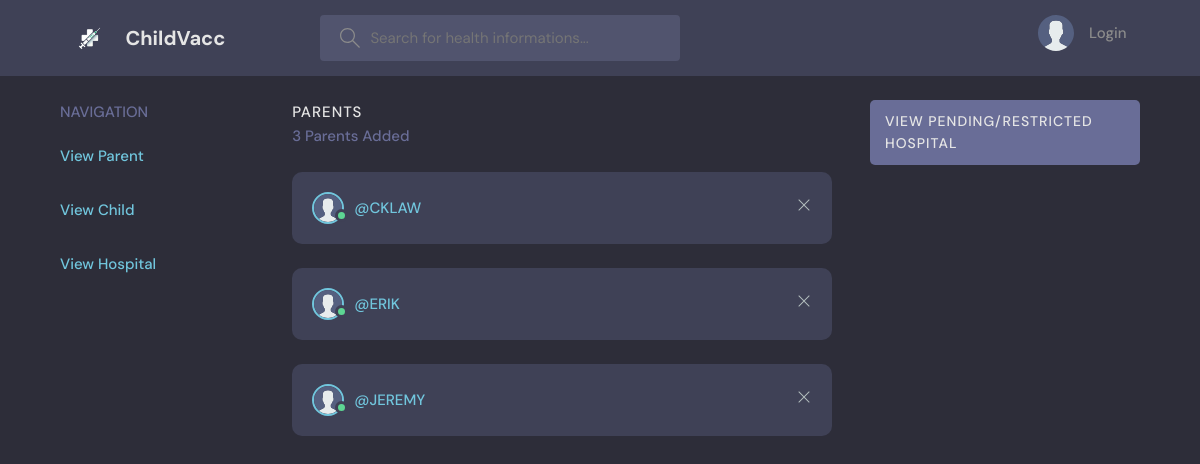
/parent-record, run on the app's committed database.
### base/models.py (models this page shows)
class User(AbstractUser):
    email = models.EmailField(unique=True)
    username = models.CharField(max_length=150, unique=True)
    avatar = models.ImageField(null=True, default="avatar.svg")
    contact = models.CharField(max_length=12, null=True)
    address1 = models.CharField(max_length=30)
    address2 = models.CharField(max_length=30)
    postcode = models.CharField(max_length=5)
    city = models.CharField(max_length=30)
    state = models.CharField(max_length=20)
    class Types(models.TextChoices):
        PARENT = "PARENT", "Parent"
        HOSPITAL = "HOSPITAL", "Hospital"
        ADMIN = "ADMIN", "Admin"
        VACCINESUPPLIER = "VACCINESUPPLIER", "VaccineSupplier"
    type = models.CharField(max_length=50, choices=Types.choices, default=Types.ADMIN)
    class Status(models.TextChoices):
        APPROVED = "APPROVED", "Approved"
        PENDING = "PENDING", "Pending"
        RESTRICTED = "RESTRICTED", "Restricted"
    status = models.CharField(max_length=50, choices=Status.choices, default=Status.PENDING)
    class Meta:
        ordering = ['username']
    USERNAME_FIELD = 'email'
    REQUIRED_FIELDS = ['username', 'type']

### base/views.py (the view)
# urls.py: path('parent-record', views.parentRecordPage, name="parent-record"),
def parentRecordPage(request):
    parents = Parent.objects.all()
    hospitals = Hospital.objects.exclude(status='APPROVED')
    context = {'parents': parents, 'hospitals': hospitals}
    return render(request, 'base/view_parent_record.html', context)

### base/models.py (called while the page is built)
    def get_queryset(self) -> QuerySet:
        return super().get_queryset().filter(type=User.Types.PARENT)

    def get_queryset(self) -> QuerySet:
        return super().get_queryset().filter(type=User.Types.HOSPITAL)

### base/templates/base/view_parent_record.html
{% extends 'main.html' %}
{% block content %}
  <main class="layout layout--3">
    <div class="container">
      {% include 'base/nav_admin.html' %}
      <div class="roomList">
        <div class="roomList__header">
          <div>
            <h2>Parents</h2>
            <p>{{parents.count}} Parents Added</p>
          </div>
        </div>
        {% for parent in parents %}
        <div class="roomListRoom">
            <div class="roomListRoom__header">
            <a href="{% url 'profile-parent' parent.id %}" class="roomListRoom__author">
                <div class="avatar avatar--small active">
                <img src="{{parent.avatar.url}}" />
                </div>
                <span>@{{parent.username}}</span>
            </a>
            <div class="roomListRoom__actions">
                <a href="{% url 'delete-parent' parent.id %}">
                <svg version="1.1" xmlns="http://www.w3.org/2000/svg" width="32" height="32" viewBox="0 0 32 32">
                    <title>remove</title>
                    <path
                    d="M27.314 6.019l-1.333-1.333-9.98 9.981-9.981-9.981-1.333 1.333 9.981 9.981-9.981 9.98 1.333 1.333 9.981-9.98 9.98 9.98 1.333-1.333-9.98-9.98 9.98-9.981z"
                    ></path>
                </svg>
                </a>
            </div>
            </div>
        </div>
        {% endfor %}
      </div>
      {% include 'base/view_unapproved_hospital.html' %}
    </div>
  </main>
{% endblock content %}

### static/styles/style.css (style rules this page uses)
:root { --color-main: #71c6dd; --color-main-light: #e1f6fb; --color-dark: #3f4156; --color-dark-medium: #51546e; --color-dark-light: #696d97; --color-light: #e5e5e5; --color-gray: #8b8b8b; --color-light-gray: #b2bdbd; --color-bg: #2d2d39; --color-success: #5dd693; --color-error: #fc4b0b; }
* { font-family: "DM Sans", -apple-system, BlinkMacSystemFont, "Segoe UI", Roboto, Oxygen, Ubuntu, Cantarell, "Open Sans", "Helvetica Neue", sans-serif; margin: 0; padding: 0; box-sizing: border-box; text-rendering: optimizeLegibility; font-size: inherit; }
html { font-size: 56.25%; }
@media only screen and (min-width: 1200px) { html { font-size: 62.5%; } }
body { line-height: 1.6; font-weight: 400; font-size: 1.5rem; color: var(--color-light-gray); background-color: var(--color-bg); min-height: 100vh; }
img { width: 100%; }
a { display: inline-block; color: var(--color-main); text-decoration: none; }
.container { max-width: 120rem; width: 90%; margin: auto; }
.avatar { position: relative; display: inline-block; border-radius: 50%; border: 2px solid var(--color-main); }
.avatar img { display: block; border-radius: 50%; object-fit: cover; object-position: center; }
.avatar::after { content: ""; display: block; position: absolute; background-color: var(--color-gray); z-index: 111; border-radius: 50%; border: 0.3rem solid var(--color-dark); }
.avatar.active::after { background-color: var(--color-success); }
.avatar.avatar--small img { width: 2.8rem; height: 2.8rem; }
.avatar.avatar--small:after { width: 0.7rem; height: 0.7rem; bottom: 0px; right: -6px; }
.layout { margin-top: 2.4rem; }
.layout > .container { display: flex; justify-content: space-between; align-items: flex-start; }
.layout--3 > .container > div:nth-child(2) { flex-basis: 50%; }
.roomList__header { display: flex; justify-content: space-between; align-items: center; margin-bottom: 2.4rem; }
.roomList__header h2 { text-transform: uppercase; font-weight: 500; color: var(--color-light); letter-spacing: 1px; }
.roomList__header p { font-weight: 500; color: var(--color-dark-light); }
.roomListRoom { margin-bottom: 2.4rem; background-color: var(--color-dark); border-radius: 1rem; padding: 2rem; }
.roomListRoom__header { display: flex; justify-content: space-between; align-items: center; }
.roomListRoom__author { font-weight: 500; display: flex; align-items: center; gap: 1rem; }
.roomListRoom__actions { display: flex; align-items: flex-start; gap: 1rem; position: relative; }
.roomListRoom__actions svg { fill: var(--color-main); width: 1.6rem; height: 1.6rem; }
.roomListRoom__actions svg { fill: var(--color-light-gray); }

### data on the page
User: avatar (placeholder picture), username "CKLAW"
User: avatar (placeholder picture), username "ERIK"
User: avatar (placeholder picture), username "JEREMY"

### other printed values
{{ parents.count }} "3"
